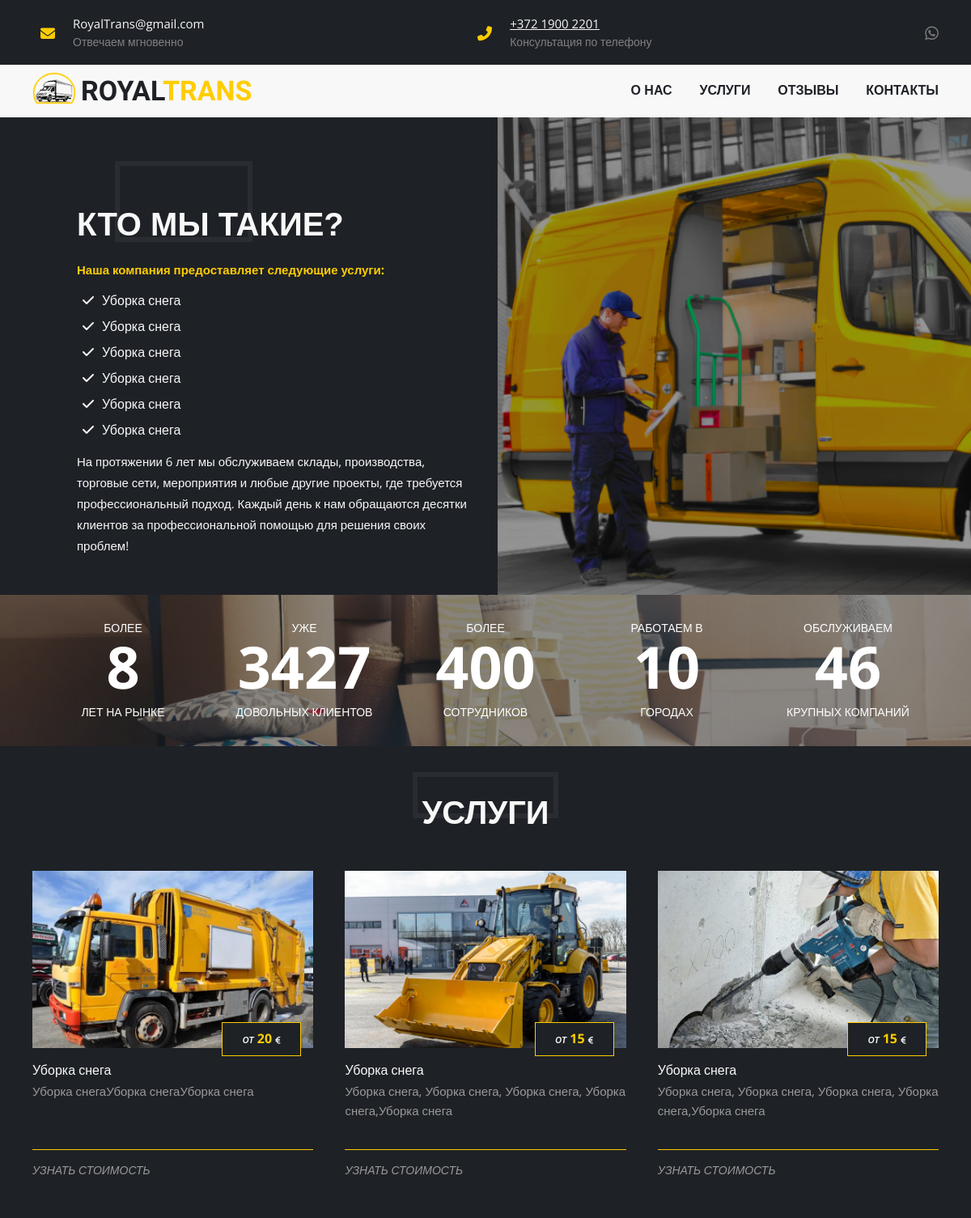
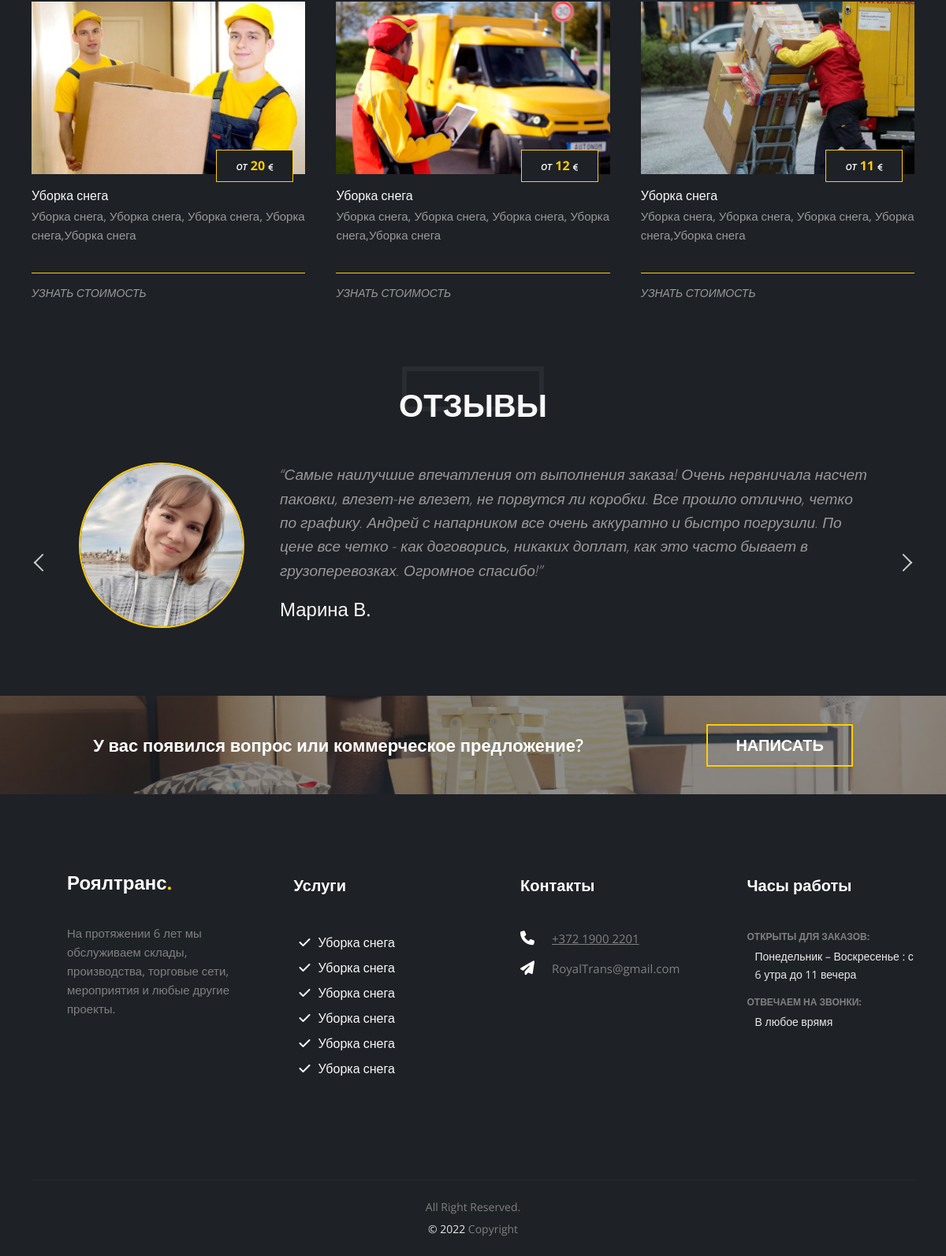
/index, run on the app's committed database (2 pictures, top to bottom).
### app/models.py (models this page shows, shortened)
class Service(db.Model):
    id = db.Column(db.Integer, primary_key=True)
    slug = db.Column(db.String(64), nullable=False, unique=True)
    title = db.Column(db.String(64), nullable=False)
    price = db.Column(db.Integer, nullable=False)
    image = db.Column(db.String(256))
    description = db.Column(db.String(256))
    messages = db.relationship('Message', backref='service', lazy='dynamic')

### app/routes.py (the view)
@app.route('/')
@app.route('/index')
def index():
    services = Service.query.all()
    return render_template('index.html', services=services)

### app/templates/index.html (shortened to what this page needs)
{% extends "base.html" %}
{% block content %}
<div class="menu" id="menu">
    <div class="container">
        <div class="menu__inner">
            <div class="menu__logo">
                <img class="logo__image" src="{{ url_for('static', filename = 'images/logo_68x50.png') }}" alt="" data-scroll="#about">
                <h2 class="logo__title" data-scroll="#about">Royal<span>Trans</span></h2>
            </div>
            <nav class="nav" id="nav">
                <a class="nav__link" id="nav__link" href="#" data-scroll="#about">О нас</a>
                <a class="nav__link" id="nav__link" href="#" data-scroll="#service">Услуги</a>
                <a class="nav__link" id="nav__link" href="#" data-scroll="#reviews">Отзывы</a>
                <a class="nav__link" id="nav__link" href="#" data-scroll="#footer">Контакты</a>
            </nav>
        </div>
    </div>
</div>
<section class="about" id="about">
    <div class="about__left">
        <div class="about__left__inner">
            <div class="about__title">
                <h2>Кто мы такие?</h2>
                <h6>Наша компания предоставляет следующие услуги:</h6>
            </div>
            <ul class="service__list">
                {% for service in services %}
                    <li><a href="{{ url_for('message', service=service.slug) }}"><i class="fa fa-check" aria-hidden="true"></i>{{ service.title }}</a></li>
                {% endfor %}
            </ul>
            <p>На протяжении 6 лет мы обслуживаем склады, производства, торговые сети, мероприятия и любые другие проекты, где требуется профессиональный подход. Каждый день к нам обращаются десятки клиентов за профессиональной помощью для решения своих проблем!</p>
        </div>
    </div>
        <div class="about__right">
            <img class="about__image" src="{{ url_for('static', filename = 'images/about.png') }}" alt="">
        </div>
</section>
<div class="statistics">
    <div class="container">
        <div class="stat">
            <div class="stat__item">
                <div class="stat__text">Более</div>
                <div class="stat__count">8</div>
                <div class="stat__text">Лет на рынке</div>
            </div>
            <div class="stat__item">
                <div class="stat__text">Уже</div>
                <div class="stat__count">3427</div>
                <div class="stat__text">Довольных клиентов</div>
            </div>
            <div class="stat__item">
                <div class="stat__text">Более</div>
                <div class="stat__count">400</div>
                <div class="stat__text">Сотрудников</div>
            </div>
            <div class="stat__item">
                <div class="stat__text">Работаем в</div>
                <div class="stat__count">10</div>
                <div class="stat__text">Городах</div>
            </div>
            <div class="stat__item">
                <div class="stat__text">Обслуживаем</div>
                <div class="stat__count">46</div>
                <div class="stat__text">Крупных компаний</div>
            </div>
        </div>
    </div>
</div>
<section class="section" id="service">
    <div class="container">
        <div class="section__header">
            <h2 class="section__title">Услуги</h2>
        </div>
        <div class="service">
        {% for service in services %}
            <div class="service__item">
                <div class="service__header">
                    <a href="{{ url_for('message', service=service.slug) }}">
                        <img class="service__photo" src="{{ url_for('static', filename = 'images/service/{}'.format(service.image)) }}" alt="">
                    </a>
                    <div class="service__date">
                        <div class="service__date__inner">
                            <i>ОТ</i> {{ service.price }} <i class="fas fa-euro-sign"></i>
                        </div>
                    </div>
                </div>
                <div class="service__content">
                    <span class="service-stat__item">
                        {{ service.title }}
                    </span>
                    <div class="service__text">
                        {{ service.description }}
                    </div>
                </div>
                <div class="service__footer">
                    <div class="service-stat">
                        <div class="service__title">
                            <a href="{{ url_for('message', service=service.slug) }}">Узнать стоимость</a>
                        </div>
                    </div>
                </div>
            </div>
        {% endfor %}
        </div>
    </div>
</section>
<div class="section" id="reviews">
    <div class="container">
        <div class="section__header">
            <h2 class="section__title">Отзывы</h2>
        </div>
        <div class="reviews">
            <div data-slider>
                <div>
                    <div class="reviews__item">
                        <img class="reviews__photo" src="{{ url_for('static', filename = 'images/reviews/1.jpg') }}" alt="">
                        <div class="reviews__text">“Самые наилучшие впечатления от выполнения заказа! Очень нервничала насчет паковки, влезет-не влезет, не порвутся ли коробки. Все прошло отлично, четко по графику. Андрей с напарником все очень аккуратно и быстро погрузили. По цене все четко - как договорись, никаких доплат, как это часто бывает в грузоперевозках. Огромное спасибо!”</div>
                        <div class="reviews__author">Марина В.</div>
                    </div>
                </div>
            </div>
        </div>
    </div>
</div>
<div class="message">
    <div class="container">
        <div class="message__inner">
            <h4 class="message__title">У вас появился вопрос или коммерческое предложение?</h4>
            <a class="message__btn" href="{{ url_for('message', service='moving') }}">Написать</a>
        </div>
    </div>
</div>
{% endblock %}

### app/templates/base.html (shortened to what this page needs)
<!DOCTYPE html>
<html lang="en">
<head>
    {% block head %}
        <link rel="stylesheet" href="{{ url_for('static', filename = 'style.css') }}">
        <link rel="stylesheet" type="text/css" href="https://cdn.jsdelivr.net/npm/slick-carousel@1.8.1/slick/slick.css"/>
    {% endblock head %}
</head>
<body>
<header class="header" id="header">
    <div class="contacts">
        <div class="container">
            <div class="contacts__inner">
                <div class="contacts__item contacts__item--email">
                    <i class="fas fa-envelope"></i>
                    <div class="contacts__item__suptext">
                        RoyalTrans@gmail.com
                    </div>
                    <div class="contacts__item__text">
                        Отвечаем мгновенно
                    </div>
                </div>
                <div class="contacts__item contacts__item--phone">
                    <i class="fas fa-phone fa-flip-horizontal"></i>
                    <div class="contacts__item__suptext">
                        <a class="contacts__phone__link" href="tel:+79038994419">+372 1900 2201</a>
                    </div>
                    <div class="contacts__item__text">
                        Консультация по телефону
                    </div>
                </div>
                <div class="contacts__item--social">
                        <a class="contacts__item--social" href="#" target="_blank">
                            <i class="fab fa-whatsapp"></i>
                        </a>
                </div>
            </div>
        </div>
    </div>
</header>
{% block content %}
{% endblock %}
<footer class="footer" id="footer">
    <div class="container">
        <div class="footer__inner">
            <div class="footer__col">
                <h2 class="footer__logo">Роялтранс<span>.</span></h2>
                <p class="footer__text">На протяжении 6 лет мы обслуживаем склады, производства, торговые сети, мероприятия и любые другие проекты.</p>
            </div>
            <div class="footer__col">
                <h2 class="footer__title">Услуги</h2>
                <ul class="service__list">
                    {% for service in services %}
                        <li><a href="{{ url_for('message', service=service.slug) }}"><i class="fa fa-check" aria-hidden="true"></i>{{ service.title }}</a></li>
                    {% endfor %}
                </ul>
            </div>
            <div class="footer__col">
                <h2 class="footer__title">Контакты</h2>
                <div class="footer__contacts">
                    <ul>
                        <li class="footer__contacts__li">
                            <i class="icon fa fa-phone"></i>
                            <a class="footer__contacts__phone" href="tel:+372 1900 2201">+372 1900 2201</a>
                        </li>
                        <li class="footer__contacts__li">
                            <i class="icon fa fa-paper-plane"></i>
                            RoyalTrans@gmail.com
                        </li>
                    </ul>
                </div>
            </div>
            <div class="footer__col">
                <h2 class="footer__title">Часы работы</h2>
                <div class="footer__hours">
                    <h4 class="footer__hours__title">Открыты для заказов:</h4>
                    <p class="footer__hours__text">
                        <span>Понедельник – Воскресенье : с 6 утра до 11 вечера</span>
                    </p>
                    <h4 class="footer__hours__title">Отвечаем на звонки:</h4>
                    <p class="footer__hours__text">
                        <span>В любое врямя</span>
                    </p>
                </div>
            </div>
        </div>
        <div class="copyright">
            All Right Reserved. <br>
            <span> © 2022 </span>Copyright
        </div>
    </div>
</footer>
</body>
</html>

### data on the page
Service: title "Уборка снега", image (picture), price "20", description "Уборка снегаУборка снегаУборка снега"
Service: title "Уборка снега", image (picture), price "15", description "Уборка снега, Уборка снега, Уборка снега, Уборка снега,Уборка снега"
Service: title "Уборка снега", image (picture), price "15", description "Уборка снега, Уборка снега, Уборка снега, Уборка снега,Уборка снега"
Service: title "Уборка снега", image (picture), price "20", description "Уборка снега, Уборка снега, Уборка снега, Уборка снега,Уборка снега"
Service: title "Уборка снега", image (picture), price "12", description "Уборка снега, Уборка снега, Уборка снега, Уборка снега,Уборка снега"
Service: title "Уборка снега", image (picture), price "11", description "Уборка снега, Уборка снега, Уборка снега, Уборка снега,Уборка снега"
